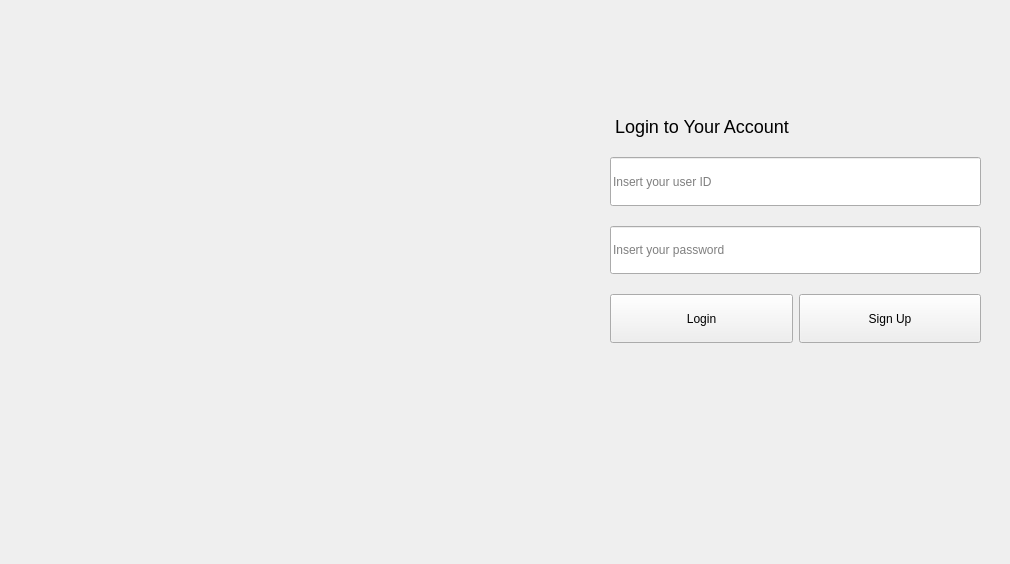
         <widget class="QWidget" name="login_page">
          <widget class="QFrame" name="login_input">
           <property name="geometry">
            <rect>
             <x>590</x>
             <y>96</y>
             <width>411</width>
             <height>267</height>
            </rect>
           </property>
           <property name="frameShape">
            <enum>QFrame::NoFrame</enum>
           </property>
           <property name="frameShadow">
            <enum>QFrame::Plain</enum>
           </property>
           <widget class="QWidget" name="layoutWidget">
            <property name="geometry">
             <rect>
              <x>20</x>
              <y>20</y>
              <width>371</width>
              <height>227</height>
             </rect>
            </property>
            <layout class="QGridLayout" name="login_container">
             <property name="verticalSpacing">
              <number>20</number>
             </property>
             <item row="1" column="0" colspan="2">
              <widget class="QLineEdit" name="user_id_input">
               <property name="sizePolicy">
                <sizepolicy hsizetype="Expanding" vsizetype="Expanding">
                 <horstretch>0</horstretch>
                 <verstretch>0</verstretch>
                </sizepolicy>
               </property>
               <property name="placeholderText">
                <string>Insert your user ID</string>
               </property>
              </widget>
             </item>
             <item row="2" column="0" colspan="2">
              <widget class="QLineEdit" name="password_input">
               <property name="sizePolicy">
                <sizepolicy hsizetype="Expanding" vsizetype="Expanding">
                 <horstretch>0</horstretch>
                 <verstretch>0</verstretch>
                </sizepolicy>
               </property>
               <property name="placeholderText">
                <string>Insert your password</string>
               </property>
              </widget>
             </item>
             <item row="3" column="1">
              <widget class="QPushButton" name="signup_button">
               <property name="sizePolicy">
                <sizepolicy hsizetype="Expanding" vsizetype="Expanding">
                 <horstretch>0</horstretch>
                 <verstretch>0</verstretch>
                </sizepolicy>
               </property>
               <property name="text">
                <string>Sign Up</string>
               </property>
              </widget>
             </item>
             <item row="3" column="0">
              <widget class="QPushButton" name="login_button">
               <property name="sizePolicy">
                <sizepolicy hsizetype="Expanding" vsizetype="Expanding">
                 <horstretch>0</horstretch>
                 <verstretch>0</verstretch>
                </sizepolicy>
               </property>
               <property name="styleSheet">
                <string notr="true"/>
               </property>
               <property name="text">
                <string>Login</string>
               </property>
              </widget>
             </item>
             <item row="0" column="0" colspan="2">
              <widget class="QLabel" name="login_title">
               <property name="styleSheet">
                <string notr="true">font-size: 18px;</string>
               </property>
               <property name="text">
                <string> Login to Your Account</string>
               </property>
              </widget>
             </item>
            </layout>
           </widget>
          </widget>
          <widget class="QLabel" name="login_background">
           <property name="geometry">
            <rect>
             <x>52</x>
             <y>98</y>
             <width>485</width>
             <height>457</height>
            </rect>
           </property>
           <property name="text">
            <string/>
           </property>
           <property name="pixmap">
            <pixmap>img/login.jpg</pixmap>
           </property>
           <property name="scaledContents">
            <bool>true</bool>
           </property>
          </widget>
          <zorder>login_background</zorder>
          <zorder>login_input</zorder>
         </widget>
